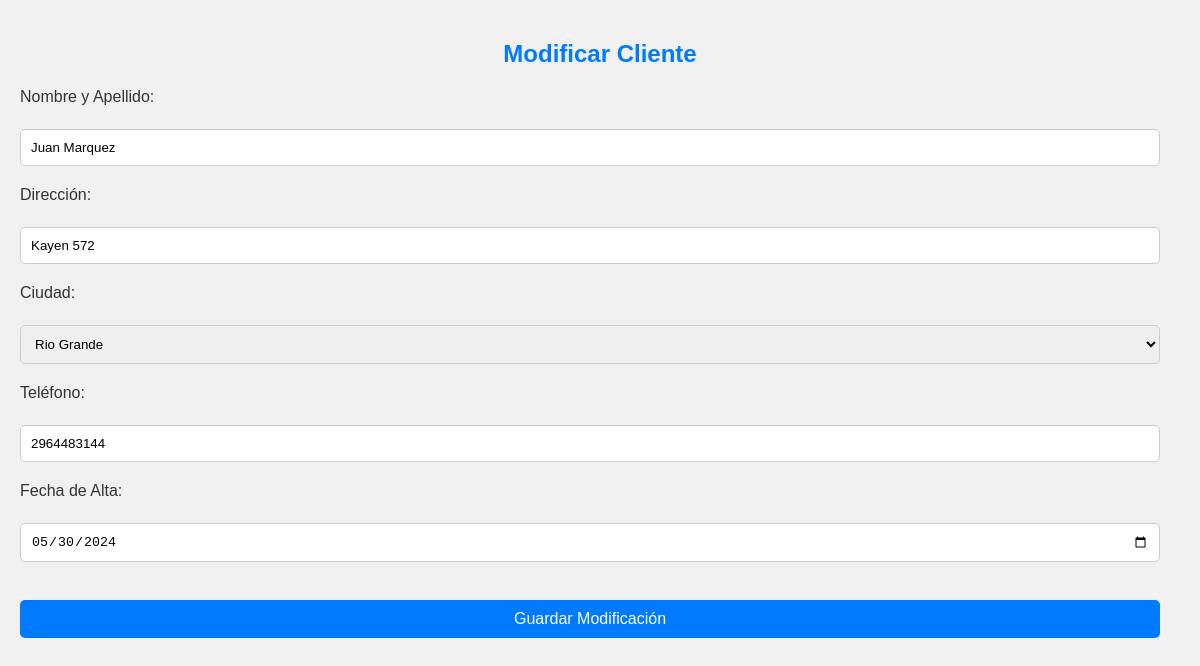
The page /cliente/modificarCliente.php?id=9 on the database its author committed.
### tables this page shows
CREATE TABLE `cliente` (
  `cod_cliente` int(11) NOT NULL,
  `nomyape` text NOT NULL,
  `direccion` text NOT NULL,
  `ciudad` text NOT NULL,
  `telefono` bigint(11) NOT NULL,
  `f_alta` date NOT NULL
);

### cliente/modificarCliente.php (the view, shortened to what this page needs)
<?php
if(isset($_GET["id"]) && !empty($_GET["id"])) {
    include 'conexion.php';
    $id_cliente = $_GET["id"];
    $sql = "SELECT * FROM cliente WHERE cod_cliente = $id_cliente";
    $result = $conn->query($sql);
    if ($result->num_rows == 1) {
        $cliente = $result->fetch_assoc();
        $nombre = $cliente["nomyape"];
        $direccion = $cliente["direccion"];
        $telefono = $cliente["telefono"];
        $fecha_alta = $cliente["f_alta"];
    } else {
        header("Location: listadoCliente.php");
        exit();
    }
} else {
    header("Location: listadoCliente.php");
    exit();
}
?>
<!DOCTYPE html>
<html lang="es">
<head>
    <link rel="stylesheet" href="styles.css">
</head>
<body>
    <h2>Modificar Cliente</h2>
    <form method="post" action="guardarModificacion.php">
        <label for="nombre">Nombre y Apellido:</label><br>
        <input type="text" id="nombre" name="nombre" value="<?php echo $nombre; ?>" required><br>
        <label for="direccion">Dirección:</label><br>
        <input type="text" id="direccion" name="direccion" value="<?php echo $direccion; ?>" required><br>
        <label for="direccion">Ciudad:</label><br>
        <select id="ciudad" name="ciudad" required>
            <option value="Rio Grande" <?php if ($cliente['ciudad'] == 'Rio Grande') echo 'selected'; ?>>Rio Grande</option>
        </select><br>
        <label for="telefono">Teléfono:</label><br>
        <input type="tel" id="telefono" name="telefono" value="<?php echo $telefono; ?>" required><br>
        <label for="fecha_alta">Fecha de Alta:</label><br>
        <input type="date" id="fecha_alta" name="fecha_alta" value="<?php echo $fecha_alta; ?>" required><br><br>
        <button type="submit">Guardar Modificación</button>
    </form>
</body>
</html>

### cliente/styles.css (style rules this page uses)
body { font-family: Arial, sans-serif; background-color: #f0f0f0; text-align: center; margin: 10px; padding: 10px; }
h2 { color: #007bff; }
form { text-align: left; }
label { display: block; margin-bottom: 5px; color: #333; }
input[type="text"], input[type="tel"], select, input[type="date"], button { width: calc(100% - 20px); padding: 10px; margin-bottom: 20px; border: 1px solid #ccc; border-radius: 5px; box-sizing: border-box; }
button[type="submit"] { background-color: #007bff; color: #fff; border: none; border-radius: 5px; cursor: pointer; font-size: 16px; }

### rows shown on the page
cliente: nombre "Juan Marquez", direccion "Kayen 572", ciudad "Rio Grande", telefono "2964483144", fecha_alta "05/30/2024"
